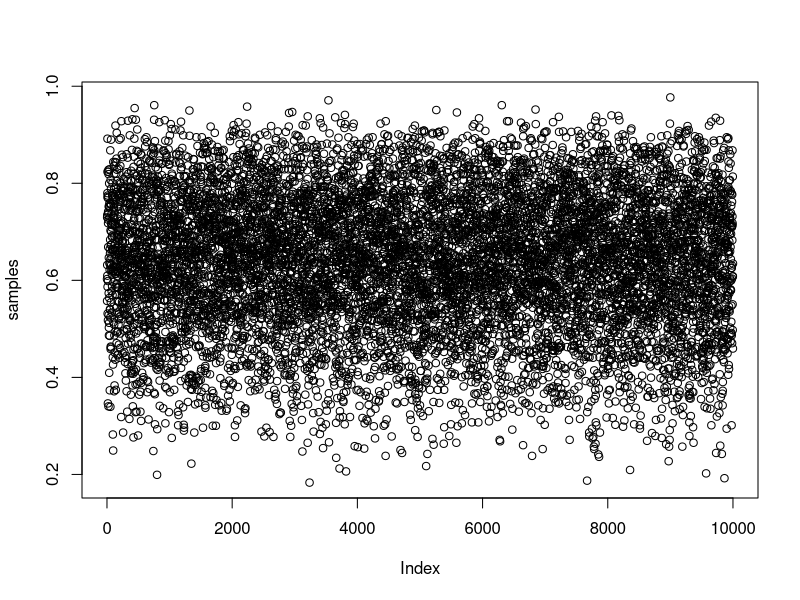

R code for this plot: (Note: this script raises an error after producing the figure.)

setwd("~/Desktop/Statistics Book/Statistical_Rethinking/Chapter_3")

rm(list = ls())

# use grid approximation to generate data
p_grid <- seq (from = 0, to = 1, length.out = 1000)

# Assume prior distribution is normal
prob_p <- rep(1,1000)

# Likelihood of each event occuring
prob_data <- dbinom (6, size = 9, prob = p_grid )

# Calculate posterior based on the prob_data and prior data
posterior <- prob_data * prob_p

posterior <- posterior / sum(posterior)

# Generate Samples from posterior distribution

samples <- sample(p_grid, prob = posterior, size = 1e4, replace = TRUE)

plot(samples)
dens(samples)

# add up posterior probability where p <0.5
sum( posterior[p_grid < 0.5])

# add up sample probability where p <0.5
sum ( samples < 0.5) / 1e4

# add up sample probability where p > 0.5 and p < 0.75
sum ( samples > 0.5 & samples < 0.75) / 1e4